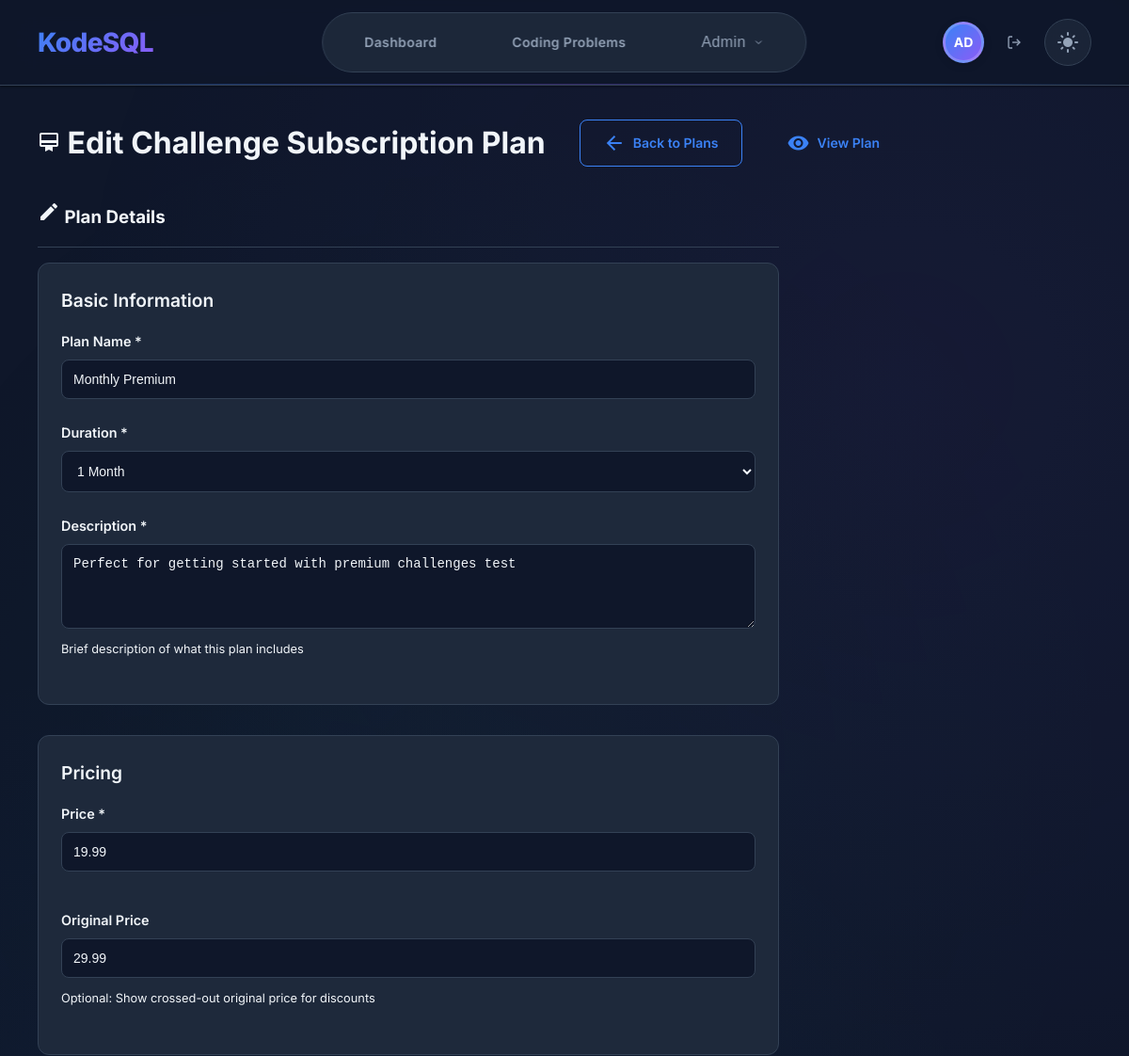
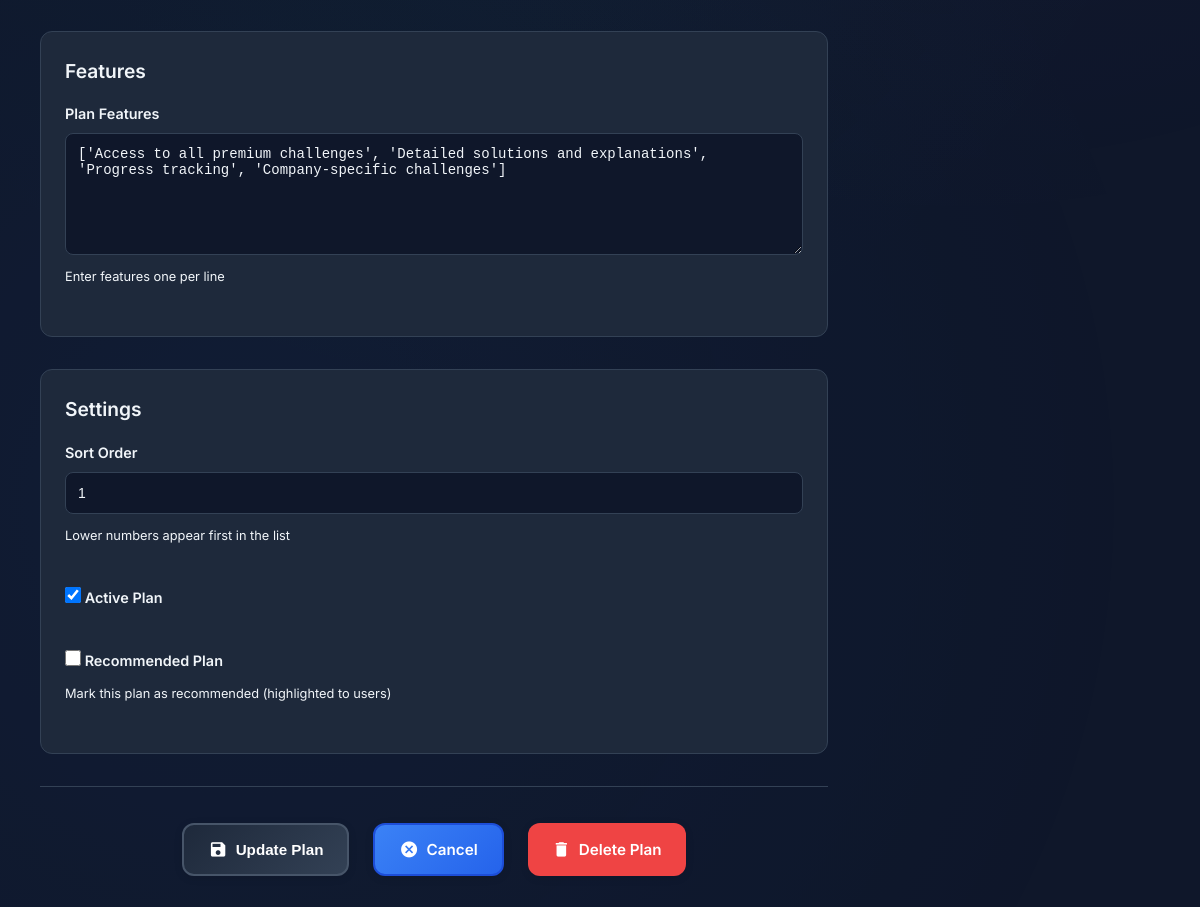
Screenshot of /challenges/admin/subscription-plans/1/edit/ (signed in) with the database file from the repository (2 pictures, top to bottom).
### users/models.py (models this page shows, shortened)
class User(AbstractUser):
    email = models.EmailField(unique=True)
    is_email_verified = models.BooleanField(default=False)
    created_at = models.DateTimeField(auto_now_add=True)
    updated_at = models.DateTimeField(auto_now=True)
    USERNAME_FIELD = 'email'
    REQUIRED_FIELDS = ['username']

### challenges/models.py (models this page shows, shortened)
class ChallengeSubscriptionPlan(models.Model):
    DURATION_CHOICES = [
        ('1_month', '1 Month'),
        ('2_months', '2 Months'),
        ('3_months', '3 Months'),
        ('6_months', '6 Months'),
        ('9_months', '9 Months'),
        ('12_months', '12 Months'),
        ('24_months', '24 Months'),
        ('unlimited', 'Unlimited'),
    ]
    name = models.CharField(max_length=100)
    duration = models.CharField(max_length=20, choices=DURATION_CHOICES)
    price = models.DecimalField(max_digits=10, decimal_places=2)
    original_price = models.DecimalField(max_digits=10, decimal_places=2, null=True, blank=True)
    description = models.TextField()
    features = models.JSONField(default=list, help_text="List of features for this plan")
    is_active = models.BooleanField(default=True)
    is_recommended = models.BooleanField(default=False)
    sort_order = models.IntegerField(default=0, help_text="Lower numbers appear first")
    created_at = models.DateTimeField(auto_now_add=True)
    updated_at = models.DateTimeField(auto_now=True)
    class Meta:
        ordering = ['sort_order', 'price']

### challenges/views.py (the view)
# urls.py: path('admin/subscription-plans/<int:plan_id>/edit/', views.admin_subscription_plan_edit, name='admin_subscription_plan_edit'),
@staff_member_required
def admin_subscription_plan_edit(request, plan_id):
    if not request.user.is_superuser:
        messages.error(request, 'You do not have permission to access subscription plan management.')
        return redirect('challenges:admin_challenges_list')
    plan = get_object_or_404(ChallengeSubscriptionPlan, id=plan_id)
    if request.method == 'POST':
        form = ChallengeSubscriptionPlanForm(request.POST, instance=plan)
        if form.is_valid():
            plan = form.save()
            messages.success(request, f'Subscription plan "{plan.name}" updated successfully!')
            return redirect('challenges:admin_subscription_plan_detail', plan_id=plan.id)
    else:
        form = ChallengeSubscriptionPlanForm(instance=plan)
    context = {
        'page_title': f'Edit Plan: {plan.name}',
        'form': form,
        'plan': plan,
        'csrf_token': get_token(request),
    }
    return render(request, 'challenges/admin/subscription_plan_form.html', context)

### templates/challenges/admin/subscription_plan_form.html (shortened to what this page needs)
{% extends 'admin_base.html' %}
{% load static %}
{% block extra_css %}
<link rel="stylesheet" href="{% static 'css/courses.css' %}">
{% endblock %}
{% block admin_content %}
<div class="admin-header">
    <div class="tile-wrap">
        <div class="admin-header-content" style="display: flex; justify-content: space-between; align-items: center;">
            <h1>
                <span class="material-icons">card_membership</span>
                {% if plan %}Edit Challenge Subscription Plan{% else %}Create Challenge Subscription Plan{% endif %}
            </h1>
            <div class="admin-actions">
                <a href="{% url 'challenges:admin_subscription_plans_list' %}" class="btn btn-secondary">
                    <span class="material-icons">arrow_back</span>
                    Back to Plans
                </a>
                {% if plan %}
                <a href="{% url 'challenges:admin_subscription_plan_detail' plan.id %}" class="btn btn-outline">
                    <span class="material-icons">visibility</span>
                    View Plan
                </a>
                {% endif %}
            </div>
        </div>
    </div>
</div>
<div class="tile-wrap">
    <div class="admin-content-grid">
        <div class="admin-content-main">
            <div class="admin-card">
                <div class="card-header">
                    <h3>
                        <span class="material-icons">edit</span>
                        Plan Details
                    </h3>
                </div>
                <div class="card-content">
                    <form method="post" class="admin-form">
                        <div class="form-section">
                            <h4>Basic Information</h4>
                            <div class="form-group">
                                <label for="{{ form.name.id_for_label }}">Plan Name *</label>
                                {{ form.name }}
                            </div>
                            <div class="form-group">
                                <label for="{{ form.duration.id_for_label }}">Duration *</label>
                                {{ form.duration }}
                            </div>
                            <div class="form-group">
                                <label for="{{ form.description.id_for_label }}">Description *</label>
                                {{ form.description }}
                                {% if form.description.help_text %}
                                    <small class="form-help">{{ form.description.help_text }}</small>
                                {% endif %}
                            </div>
                        </div>
                        <div class="form-section">
                            <h4>Pricing</h4>
                            <div class="form-row">
                                <div class="form-group">
                                    <label for="{{ form.price.id_for_label }}">Price *</label>
                                    {{ form.price }}
                                </div>
                                <div class="form-group">
                                    <label for="{{ form.original_price.id_for_label }}">Original Price</label>
                                    {{ form.original_price }}
                                    {% if form.original_price.help_text %}
                                        <small class="form-help">{{ form.original_price.help_text }}</small>
                                    {% endif %}
                                </div>
                            </div>
                        </div>
                        <div class="form-section">
                            <h4>Features</h4>
                            <div class="form-group">
                                <label for="{{ form.features.id_for_label }}">Plan Features</label>
                                {{ form.features }}
                                {% if form.features.help_text %}
                                    <small class="form-help">{{ form.features.help_text }}</small>
                                {% endif %}
                            </div>
                        </div>
                        <div class="form-section">
                            <h4>Settings</h4>
                            <div class="form-row">
                                <div class="form-group">
                                    <label for="{{ form.sort_order.id_for_label }}">Sort Order</label>
                                    {{ form.sort_order }}
                                    {% if form.sort_order.help_text %}
                                        <small class="form-help">{{ form.sort_order.help_text }}</small>
                                    {% endif %}
                                </div>
                            </div>
                            <div class="form-row">
                                <div class="form-group checkbox-group">
                                    <label class="checkbox-label">
                                        {{ form.is_active }}
                                        Active Plan
                                    </label>
                                </div>
                                <div class="form-group checkbox-group">
                                    <label class="checkbox-label">
                                        {{ form.is_recommended }}
                                        Recommended Plan
                                    </label>
                                    {% if form.is_recommended.help_text %}
                                        <small class="form-help">{{ form.is_recommended.help_text }}</small>
                                    {% endif %}
                                </div>
                            </div>
                        </div>
                        <div class="form-actions">
                            <button type="submit" class="btn btn-primary">
                                <span class="material-icons">save</span>
                                {% if plan %}Update Plan{% else %}Create Plan{% endif %}
                            </button>
                            <a href="{% url 'challenges:admin_subscription_plans_list' %}" class="btn btn-secondary">
                                <span class="material-icons">cancel</span>
                                Cancel
                            </a>
                            {% if plan %}
                            <a href="{% url 'challenges:admin_subscription_plan_confirm_delete' plan.id %}"
                               class="btn btn-danger" onclick="return confirm('Are you sure you want to delete this plan?')">
                                <span class="material-icons">delete</span>
                                Delete Plan
                            </a>
                            {% endif %}
                        </div>
                    </form>
                </div>
            </div>
        </div>
        <div class="admin-content-sidebar">
        </div>
    </div>
</div>
{% endblock %}

### templates/base.html (shortened to what this page needs)
{% load static %}
<!DOCTYPE html>
<html lang="en" data-theme="dark">
<head>
    <link rel="stylesheet" href="{% static 'css/base.css' %}">
    <link rel="stylesheet" href="{% static 'css/theme.css' %}">
    <link rel="stylesheet" href="{% static 'css/modern-header.css' %}">
    <link rel="stylesheet" href="{% static 'css/admin-dropdown-fix.css' %}">
    <link rel="stylesheet" href="{% static 'css/responsive.css' %}">
    {% block extra_css %}{% endblock %}
</head>
<body>
    <header class="header">
        <div class="tile-wrap">
            <a href="{% url 'core:landing_page' %}" class="logo">KodeSQL</a>
            <div class="nav-items" id="navItems">
                <a href="{% url 'core:dashboard' %}" class="nav-item">Dashboard</a>
                <a href="{% url 'challenges:challenges_list' %}" class="nav-item">Coding Problems</a>
                {% if request.user.is_staff %}
                    <div class="nav-dropdown">
                        <button class="nav-item admin-nav-btn">
                            Admin
                            <svg width="12" height="12" viewBox="0 0 24 24" fill="none" stroke="currentColor" stroke-width="2">
                                <polyline points="6 9 12 15 18 9"></polyline>
                            </svg>
                        </button>
                    </div>
                {% endif %}
            </div>
            <div class="user-menu">
                {% if request.user.is_authenticated %}
                    <a href="{% url 'users:profile' %}" class="user-avatar-link">
                        {% if request.user.profile.profile_picture %}
                            <img src="{{ request.user.profile.profile_picture.url }}" alt="Profile Picture" class="user-avatar-image">
                        {% else %}
                            <div class="user-avatar">
                                {% if request.user.first_name and request.user.last_name %}
                                    {{ request.user.first_name|first|upper }}{{ request.user.last_name|first|upper }}
                                {% elif request.user.first_name %}
                                    {{ request.user.first_name|first|upper }}{{ request.user.first_name|slice:"1:2"|upper }}
                                {% else %}
                                    {{ request.user.email|first|upper }}{{ request.user.email|slice:"1:2"|upper }}
                                {% endif %}
                            </div>
                        {% endif %}
                    </a>
                    <a href="{% url 'users:logout' %}" class="logout-btn" title="Logout">
                        <svg width="16" height="16" viewBox="0 0 24 24" fill="none" stroke="currentColor" stroke-width="2">
                            <path d="M9 21H5a2 2 0 0 1-2-2V5a2 2 0 0 1 2-2h4"/>
                            <polyline points="16 17 21 12 16 7"/>
                            <line x1="21" y1="12" x2="9" y2="12"/>
                        </svg>
                    </a>
                {% else %}
                    <div class="auth-buttons">
                        <a href="{% url 'users:login' %}" class="nav-item">Login</a>
                        <a href="{% url 'users:register' %}" class="nav-item btn-primary">Sign Up</a>
                    </div>
                {% endif %}
                <button class="theme-toggle" onclick="toggleTheme()">
                    <span class="material-icons">dark_mode</span>
                </button>
            </div>
        </div>
    </header>
    <main class="main-content">
        {% block content %}{% endblock %}
    </main>
</body>
</html>

### rows the page displays
User: user.email|first "A", user.email "D"
ChallengeSubscriptionPlan: name "Monthly Premium", duration "1 Month", description "Perfect for getting started with premium challenges test", price "19.99", original_price "29.99", features "['Access to all premium challenges', 'Detailed solutions and explanations', 'Progress tracking', 'Company-specific challenges']", sort_order "1", is_active "☑"
